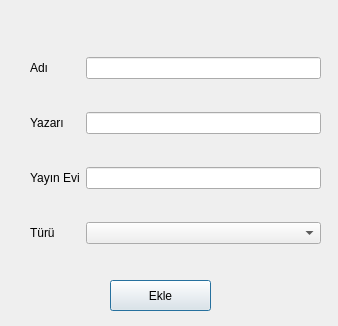
<?xml version="1.0" encoding="UTF-8"?>
<ui version="4.0">
 <class>Dialog</class>
 <widget class="QDialog" name="Dialog">
  <property name="geometry">
   <rect>
    <x>0</x>
    <y>0</y>
    <width>338</width>
    <height>326</height>
   </rect>
  </property>
  <property name="windowTitle">
   <string>Kitap Ekle</string>
  </property>
  <widget class="QPushButton" name="btnEkle">
   <property name="geometry">
    <rect>
     <x>110</x>
     <y>280</y>
     <width>101</width>
     <height>31</height>
    </rect>
   </property>
   <property name="text">
    <string>Ekle</string>
   </property>
  </widget>
  <widget class="QWidget" name="layoutWidget">
   <property name="geometry">
    <rect>
     <x>30</x>
     <y>30</y>
     <width>291</width>
     <height>241</height>
    </rect>
   </property>
   <layout class="QGridLayout" name="gridLayout">
    <item row="3" column="1">
     <widget class="QComboBox" name="cBTur"/>
    </item>
    <item row="2" column="1">
     <widget class="QLineEdit" name="txtYayinEvi"/>
    </item>
    <item row="2" column="0">
     <widget class="QLabel" name="lblYayinEvi">
      <property name="text">
       <string>Yayın Evi</string>
      </property>
     </widget>
    </item>
    <item row="1" column="1">
     <widget class="QLineEdit" name="txtYazari"/>
    </item>
    <item row="3" column="0">
     <widget class="QLabel" name="lblTur">
      <property name="text">
       <string>Türü</string>
      </property>
     </widget>
    </item>
    <item row="0" column="1">
     <widget class="QLineEdit" name="txtKitapAdi"/>
    </item>
    <item row="0" column="0">
     <widget class="QLabel" name="lblKitapAdi">
      <property name="text">
       <string>Adı</string>
      </property>
     </widget>
    </item>
    <item row="1" column="0">
     <widget class="QLabel" name="lblYazari">
      <property name="text">
       <string>Yazarı</string>
      </property>
     </widget>
    </item>
   </layout>
  </widget>
 </widget>
 <tabstops>
  <tabstop>txtKitapAdi</tabstop>
  <tabstop>txtYazari</tabstop>
  <tabstop>txtYayinEvi</tabstop>
  <tabstop>cBTur</tabstop>
  <tabstop>btnEkle</tabstop>
 </tabstops>
 <resources/>
 <connections/>
</ui>
